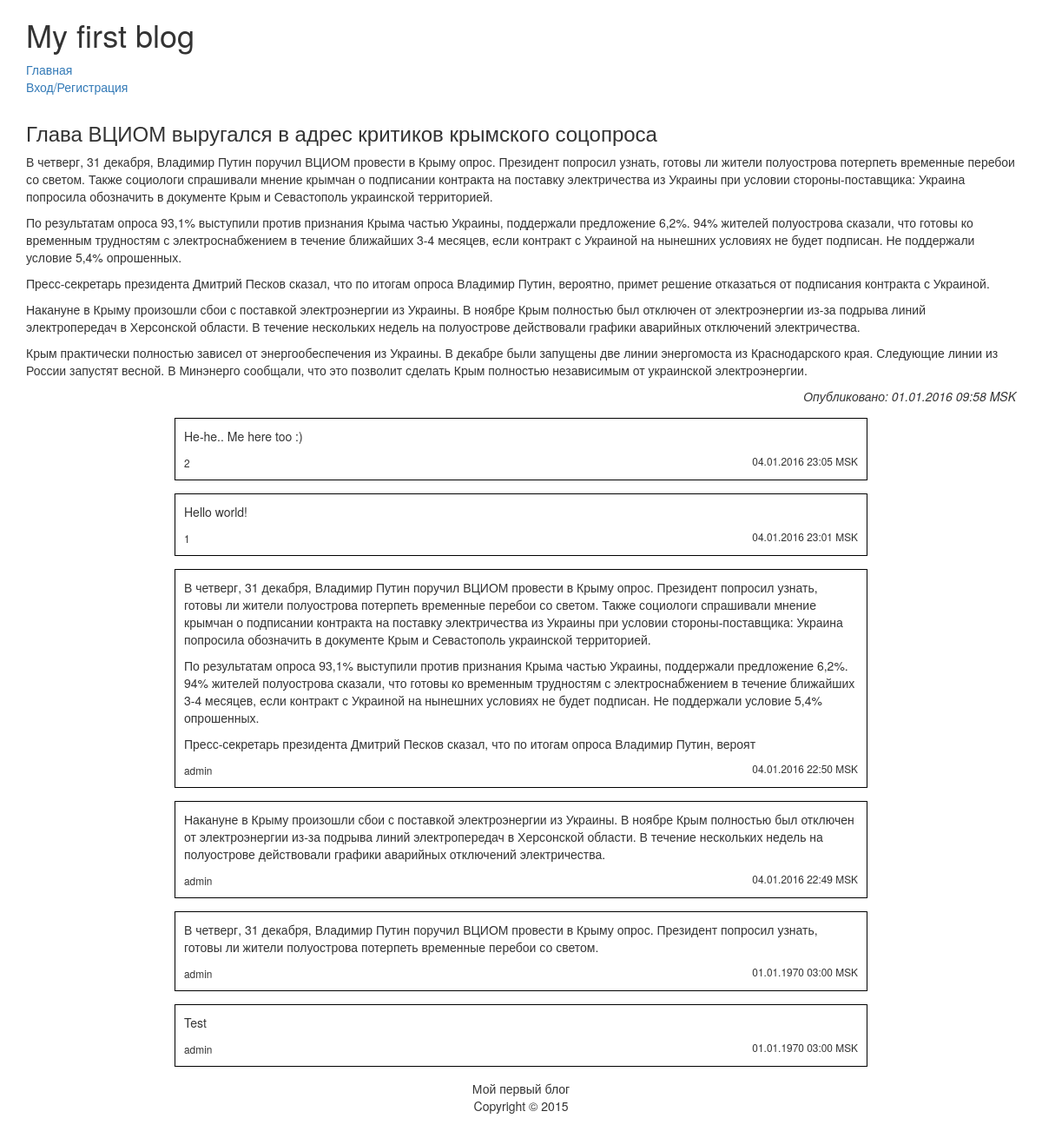
Page /?section=article&id=1 on the committed database.
### tables this page shows
CREATE TABLE "articles" (
	`id`	INTEGER NOT NULL PRIMARY KEY AUTOINCREMENT,
	`title`	TEXT,
	`content`	TEXT,
	`timestamp`	INTEGER
);

CREATE TABLE "comments" (
	`id`	INTEGER NOT NULL PRIMARY KEY AUTOINCREMENT,
	`refer_to`	INTEGER,
	`text`	TEXT,
	`timestamp`	INTEGER NOT NULL,
	`article_id`	INTEGER NOT NULL,
	`username`	TEXT NOT NULL
);

### index.php (called while the page is built, shortened)
<?php
require_once ROOT_DIR.'preamble.php';
require_once CLASS_DIR.'blog.php';
$blog = new Blog($db);
$blog->set_title("My first blog");
require_once INCLUDE_DIR.'sections.php';
include TEMPLATE_DIR.'main.php';
?>

### includes/sections.php (called while the page is built, shortened)
<?php
$section = isset($_GET['section']) ? $_GET['section'] : null;
$id = isset($_GET['id']) ? $_GET['id'] : null;
$blog->add_menu_entry('home', 'Главная', ROOT_DIR);
if ($_SESSION['username'] != null) {
	if ($_SESSION['username'] == 'admin') {
		$blog->add_menu_entry('admin', 'Панель Администратора', ROOT_DIR.'?section=admin');
		$blog->add_menu_entry('add', 'Добавить статью', ROOT_DIR.'?section=admin_form', false);
	}
	$blog->add_menu_entry('profile', 'Профиль', ROOT_DIR.'?section=profile');
	$blog->add_menu_entry('logout', 'Выход', SCRIPT_DIR.'actions.php?action=logout');
} else {
	$blog->add_menu_entry('login', 'Вход/Регистрация', ROOT_DIR.'?section=auth');
}
switch ($section) {
	case 'article':
		if ($id) {
			require_once(CLASS_DIR.'articles.php');
			$article = (new Articles($db))->get($id);
			$article['content'] = $blog->parse($article['content']);
			require_once(CLASS_DIR.'comments.php');
			$comment_list = (new Comments($db))->get_all($id);
		} else {
			header('Location: '.ROOT_DIR);
		}
		break;
}
?>

### includes/class/articles.php (called while the page is built, shortened)
<?php
class Articles {
	private $db;
	private $date_format;
	public function __construct($db, $date_format = 'd.m.Y H:i T') {
		$this->db = $db;
		$this->date_format = $date_format;
	}
	public function get($id) {
		$return = false;
		if ($this->db) {
			$id = (int) $id;
			$query = "SELECT * FROM articles WHERE id='$id';";
			$result = $this->db->query($query);
			if ($result) {
				$return = $result->fetchArray(SQLITE3_ASSOC);
				$return['date'] = date($this->date_format, $return['timestamp']);
			}
		}
		return $return;
	}
}
?>

### includes/class/blog.php (called while the page is built, shortened)
<?php
class Blog {
	public function parse($str) {
		$str_formated = explode("\r\n", $str);
		$tags_pseudo = array ('[b]', '[/b]', '[em]', '[/em]', '[url]', '[/url/]', '[/url]', '[img]', '[/img]');
		$tags_html = array ('<strong>', '</strong>', '<em>', '</em>', '<a href="', '">', '</a>', '<img src="', '">');
		return $str_formated;
	}
}
?>

### includes/class/comments.php (called while the page is built, shortened)
<?php
class Comments {
	private $db;
	private $date_format;
	public function __construct($db, $date_format = 'd.m.Y H:i T') {
		$this->db = $db;
		$this->date_format = $date_format;
	}
	public function get_all($article_id) {
		$return = false;
		$article_id = (int) $article_id;
		$query = "SELECT * FROM comments WHERE article_id = '$article_id' ORDER BY timestamp DESC;";
		$result = $this->db->query($query);
		if($result) {
			while (true) {
				$row = $result->fetchArray(SQLITE3_ASSOC);
				if ($row) {
					$row['text'] = htmlentities($row['text']);
					$row['date'] = date($this->date_format, $row['timestamp']);
					$return[] = $row;
				} else {
					break;
				}
			}
		}
		return $return;
	}
}
?>

### includes/templates/article.php (the view, shortened to what this page needs)
<article class='article'>
  <h3><?=$article['title']?></h3>
<?php foreach ($article['content'] as $string) : ?>
  <p><?=$string?></p>
<?php endforeach; ?>
  <p class='date'>Опубликовано: <?=$article['date']?></p>
</article>
<section class='comment-list'>
<?php if ($comment_list) : ?>
<?php foreach ($comment_list as $comment) : ?>
  <article class='comment'>
    <section class='comment-body'>
<?php $comment['text'] = $blog->parse($comment['text']) ?>
<?php foreach ($comment['text'] as $string) : ?>
      <p><?=$string?></p>
<?php endforeach; ?>
    </section>
    <small>
      <span class='username'><?=$comment['username']?></span><span class='date'><?=$comment['date']?></span>
    </small>
  </article>
<?php endforeach; ?>
<?php endif; ?>
</section>

### style/style.css (style rules this page uses)
.article { margin-top: 30px; }
.article p.date { text-align: right; font-style: italic; }
.comment-list { width: 70%; margin: auto; }
.comment { margin: 15px 0; border: 1px solid black; padding: 10px; clear: both; }
.comment .date { float: right; }

### rows in the picture
articles: title "Глава ВЦИОМ выругался в адрес критиков крымского соцопроса"
comments: string "He-he.. Me here too :)", username "2", date "04.01.2016 23:05 MSK"
comments: string "Hello world!", username "1", date "04.01.2016 23:01 MSK"
comments: string "В четверг, 31 декабря, Владимир Путин поручил ВЦИОМ провести в Крыму опрос. Президент попросил узнать, готовы ли жители полуострова потерпеть временные перебои со светом. Также социологи спрашивали мнение крымчан о подписании контракта на поставку электричества из Украины при условии стороны-поставщика: Украина попросила обозначить в документе Крым и Севастополь украинской территорией.", string "По результатам опроса 93,1% выступили против признания Крыма частью Украины, поддержали предложение 6,2%. 94% жителей полуострова сказали, что готовы ко временным трудностям с электроснабжением в течение ближайших 3-4 месяцев, если контракт с Украиной на нынешних условиях не будет подписан. Не поддержали условие 5,4% опрошенных.", string "Пресс-секретарь президента Дмитрий Песков сказал, что по итогам опроса Владимир Путин, вероят", username "admin", date "04.01.2016 22:50 MSK"
comments: string "Накануне в Крыму произошли сбои с поставкой электроэнергии из Украины. В ноябре Крым полностью был отключен от электроэнергии из-за подрыва линий электропередач в Херсонской области. В течение нескольких недель на полуострове действовали графики аварийных отключений электричества.", username "admin", date "04.01.2016 22:49 MSK"
comments: string "В четверг, 31 декабря, Владимир Путин поручил ВЦИОМ провести в Крыму опрос. Президент попросил узнать, готовы ли жители полуострова потерпеть временные перебои со светом.", username "admin", date "01.01.1970 03:00 MSK"
comments: string "Test", username "admin", date "01.01.1970 03:00 MSK"

### other values in the picture
$blog->get_title() "My first blog"
$item['name'] "Главная"
$item['name'] "Вход/Регистрация"
$string "Пресс-секретарь президента Дмитрий Песков сказал, что по итогам опроса Владимир Путин, вероятно, примет решение отказаться от подписания контракта с Украиной."
$article['date'] "01.01.2016 09:58 MSK"
